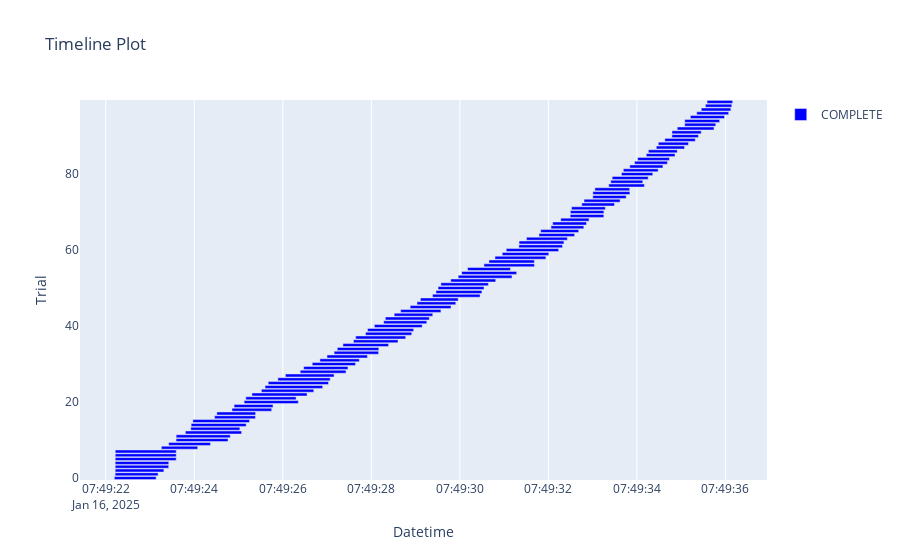

Here is the notebook cell this chart was saved with:
### Code cell
optuna.visualization.plot_timeline(study)

### Figure 1 — Plotly figure (JSON) as saved in the notebook; plotly's stock layout.template omitted (floating-point values rounded to 4 significant figures)
{"data": [{"base": ["2025-01-16T07:49:22.193413", "2025-01-16T07:49:22.211584", "2025-01-16T07:49:22.213005", "2025-01-16T07:49:22.213005", "2025-01-16T07:49:22.213005", "2025-01-16T07:49:22.213005", "2025-01-16T07:49:22.214038", "2025-01-16T07:49:22.214038", "2025-01-16T07:49:23.256994", "2025-01-16T07:49:23.420984", "2025-01-16T07:49:23.588586", "2025-01-16T07:49:23.589758", "2025-01-16T07:49:23.797984", "2025-01-16T07:49:23.920221", "2025-01-16T07:49:23.928752", "2025-01-16T07:49:23.967810", "2025-01-16T07:49:24.458140", "2025-01-16T07:49:24.509245", "2025-01-16T07:49:24.851241", "2025-01-16T07:49:24.899121", "2025-01-16T07:49:25.125795", "2025-01-16T07:49:25.163457", "2025-01-16T07:49:25.302362", "2025-01-16T07:49:25.515643", "2025-01-16T07:49:25.598800", "2025-01-16T07:49:25.670388", "2025-01-16T07:49:25.888299", "2025-01-16T07:49:26.058839", "2025-01-16T07:49:26.393360", "2025-01-16T07:49:26.471597", "2025-01-16T07:49:26.664779", "2025-01-16T07:49:26.838119", "2025-01-16T07:49:26.998313", "2025-01-16T07:49:27.159258", "2025-01-16T07:49:27.230343", "2025-01-16T07:49:27.358389", "2025-01-16T07:49:27.595935", "2025-01-16T07:49:27.646566", "2025-01-16T07:49:27.869427", "2025-01-16T07:49:27.916166", "2025-01-16T07:49:28.068782", "2025-01-16T07:49:28.278895", "2025-01-16T07:49:28.316030", "2025-01-16T07:49:28.516523", "2025-01-16T07:49:28.662756", "2025-01-16T07:49:28.878136", "2025-01-16T07:49:29.032166", "2025-01-16T07:49:29.108492", "2025-01-16T07:49:29.383207", "2025-01-16T07:49:29.460131", "2025-01-16T07:49:29.507525", "2025-01-16T07:49:29.571901", "2025-01-16T07:49:29.794741", "2025-01-16T07:49:29.961973", "2025-01-16T07:49:30.041880", "2025-01-16T07:49:30.175426", "2025-01-16T07:49:30.545471", "2025-01-16T07:49:30.657555", "2025-01-16T07:49:30.793525", "2025-01-16T07:49:30.957861", "2025-01-16T07:49:31.048938", "2025-01-16T07:49:31.333632", "2025-01-16T07:49:31.338202", "2025-01-16T07:49:31.505787", "2025-01-16T07:49:31.788224", "2025-01-16T07:49:31.828137", "2025-01-16T07:49:32.060194", "2025-01-16T07:49:32.097764", "2025-01-16T07:49:32.279806", "2025-01-16T07:49:32.492889", "2025-01-16T07:49:32.497591", "2025-01-16T07:49:32.524342", "2025-01-16T07:49:32.753680", "2025-01-16T07:49:32.805659", "2025-01-16T07:49:33.004078", "2025-01-16T07:49:33.005082", "2025-01-16T07:49:33.051057", "2025-01-16T07:49:33.364560", "2025-01-16T07:49:33.410114", "2025-01-16T07:49:33.442013", "2025-01-16T07:49:33.651718", "2025-01-16T07:49:33.694047", "2025-01-16T07:49:33.839038", "2025-01-16T07:49:33.947996", "2025-01-16T07:49:34.016964", "2025-01-16T07:49:34.212849", "2025-01-16T07:49:34.259888", "2025-01-16T07:49:34.438287", "2025-01-16T07:49:34.484992", "2025-01-16T07:49:34.631746", "2025-01-16T07:49:34.790835", "2025-01-16T07:49:34.792859", "2025-01-16T07:49:34.911905", "2025-01-16T07:49:35.080399", "2025-01-16T07:49:35.081910", "2025-01-16T07:49:35.209473", "2025-01-16T07:49:35.352885", "2025-01-16T07:49:35.455229", "2025-01-16T07:49:35.548606", "2025-01-16T07:49:35.586093"], "hovertemplate": "%{text}<extra>COMPLETE</extra>", "marker": {"color": "blue"}, "name": "COMPLETE", "orientation": "h", "text": ["{<br>  \"number\": 0,<br>  \"values\": [<br>    0.5392054688329198<br>  ],<br>  \"params\": {<br>    \"var_smoothing\": 1.3657858817514173e-05<br>  }<br>}", "{<br>  \"number\": 1,<br>  \"values\": [<br>    0.5392054688329198<br>  ],<br>  \"params\": {<br>    \"var_smoothing\": 3.268065245467546e-08<br>  }<br>}", "{<br>  \"number\": 2,<br>  \"values\": [<br>    0.5392054688329198<br>  ],<br>  \"params\": {<br>    \"var_smoothing\": 1.0076530962829495e-06<br>  }<br>}", "{<br>  \"number\": 3,<br>  \"values\": [<br>    0.5392054688329198<br>  ],<br>  \"params\": {<br>    \"var_smoothing\": 2.0126160672191796e-05<br>  }<br>}", "{<br>  \"number\": 4,<br>  \"values\": [<br>    0.5392054688329198<br>  ],<br>  \"params\": {<br>    \"var_smoothing\": 4.286161633429227e-08<br>  }<br>}", "{<br>  \"number\": 5,<br>  \"values\": [<br>    0.5392054688329198<br>  ],<br>  \"params\": {<br>    \"var_smoothing\": 2.3350564727062114e-07<br>  }<br>}", "{<br>  \"number\": 6,<br>  \"values\": [<br>    0.5392218853786892<br>  ],<br>  \"params\": {<br>    \"var_smoothing\": 8.224293198449063e-05<br>  }<br>}", "{<br>  \"number\": 7,<br>  \"values\": [<br>    0.5391324417266894<br>  ],<br>  \"params\": {<br>    \"var_smoothing\": 0.002480153388013414<br>  }<br>}", "{<br>  \"number\": 8,<br>  \"values\": [<br>    0.5392054688329198<br>  ],<br>  \"params\": {<br>    \"var_smoothing\": 4.358650921190199e-09<br>  }<br>}", "{<br>  \"number\": 9,<br>  \"values\": [<br>    0.5392054688329198<br>  ],<br>  \"params\": {<br>    \"var_smoothing\": 4.566265909401654e-09<br>  }<br>}", "{<br>  \"number\": 10,<br>  \"values\": [<br>    0.5392054688329198<br>  ],<br>  \"params\": {<br>    \"var_smoothing\": 1.1137035074635966e-10<br>  }<br>}", "{<br>  \"number\": 11,<br>  \"values\": [<br>    0.5392218853786892<br>  ],<br>  \"params\": {<br>    \"var_smoothing\": 0.00010385016433365602<br>  }<br>}", "{<br>  \"number\": 12,<br>  \"values\": [<br>    0.5392054688329198<br>  ],<br>  \"params\": {<br>    \"var_smoothing\": 6.013747771744173e-10<br>  }<br>}", "{<br>  \"number\": 13,<br>  \"values\": [<br>    0.5392054688329198<br>  ],<br>  \"params\": {<br>    \"var_smoothing\": 8.114353130120791e-10<br>  }<br>}", "{<br>  \"number\": 14,<br>  \"values\": [<br>    0.5392054688329198<br>  ],<br>  \"params\": {<br>    \"var_smoothing\": 8.457274064149412e-06<br>  }<br>}", "{<br>  \"number\": 15,<br>  \"values\": [<br>    0.5369090520583694<br>  ],<br>  \"params\": {<br>    \"var_smoothing\": 0.023842928198120512<br>  }<br>}", "{<br>  \"number\": 16,<br>  \"values\": [<br>    0.5392513102465191<br>  ],<br>  \"params\": {<br>    \"var_smoothing\": 0.0005797888838056541<br>  }<br>}", "{<br>  \"number\": 17,<br>  \"values\": [<br>    0.5392356904686876<br>  ],<br>  \"params\": {<br>    \"var_smoothing\": 0.0004206183094718179<br>  }<br>}", "{<br>  \"number\": 18,<br>  \"values\": [<br>    0.5392218853786892<br>  ],<br>  \"params\": {<br>    \"var_smoothing\": 0.00010597552882561196<br>  }<br>}", "{<br>  \"number\": 19,<br>  \"values\": [<br>    0.5356675990389818<br>  ],<br>  \"params\": {<br>    \"var_smoothing\": 0.061441792577754124<br>  }<br>}", "{<br>  \"number\": 20,<br>  \"values\": [<br>    0.5392262605786262<br>  ],<br>  \"params\": {<br>    \"var_smoothing\": 0.002970912124237929<br>  }<br>}", "{<br>  \"number\": 21,<br>  \"values\": [<br>    0.5392054688329198<br>  ],<br>  \"params\": {<br>    \"var_smoothing\": 1.149601655820836e-06<br>  }<br>}", "{<br>  \"number\": 22,<br>  \"values\": [<br>    0.5392218853786892<br>  ],<br>  \"params\": {<br>    \"var_smoothing\": 0.000144863705091324<br>  }<br>}", "{<br>  \"number\": 23,<br>  \"values\": [<br>    0.5392315604537448<br>  ],<br>  \"params\": {<br>    \"var_smoothing\": 0.001308778911979733<br>  }<br>}", "{<br>  \"number\": 24,<br>  \"values\": [<br>    0.5392669422014992<br>  ],<br>  \"params\": {<br>    \"var_smoothing\": 0.0005859854116393387<br>  }<br>}", "{<br>  \"number\": 25,<br>  \"values\": [<br>    0.538733056881141<br>  ],<br>  \"params\": {<br>    \"var_smoothing\": 0.007946089605750549<br>  }<br>}", "{<br>  \"number\": 26,<br>  \"values\": [<br>    0.5392356904686876<br>  ],<br>  \"params\": {<br>    \"var_smoothing\": 0.00045462506674793666<br>  }<br>}", "{<br>  \"number\": 27,<br>  \"values\": [<br>    0.5392669422014992<br>  ],<br>  \"params\": {<br>    \"var_smoothing\": 0.0005986200476410055<br>  }<br>}", "{<br>  \"number\": 28,<br>  \"values\": [<br>    0.5388597484066204<br>  ],<br>  \"params\": {<br>    \"var_smoothing\": 0.007803410906072945<br>  }<br>}", "{<br>  \"number\": 29,<br>  \"values\": [<br>    0.5392054688329198<br>  ],<br>  \"params\": {<br>    \"var_smoothing\": 1.956762530332326e-05<br>  }<br>}", "{<br>  \"number\": 30,<br>  \"values\": [<br>    0.535606182642226<br>  ],<br>  \"params\": {<br>    \"var_smoothing\": 0.08002524428128198<br>  }<br>}", "{<br>  \"number\": 31,<br>  \"values\": [<br>    0.5391324417266894<br>  ],<br>  \"params\": {<br>    \"var_smoothing\": 0.0024759753789205087<br>  }<br>}", "{<br>  \"number\": 32,<br>  \"values\": [<br>    0.5392054688329198<br>  ],<br>  \"params\": {<br>    \"var_smoothing\": 4.1383325578248924e-06<br>  }<br>}", "{<br>  \"number\": 33,<br>  \"values\": [<br>    0.5392356904686876<br>  ],<br>  \"params\": {<br>    \"var_smoothing\": 0.00045582717220826806<br>  }<br>}", "{<br>  \"number\": 34,<br>  \"values\": [<br>    0.5392054688329198<br>  ],<br>  \"params\": {<br>    \"var_smoothing\": 2.353436159011082e-05<br>  }<br>}", "{<br>  \"number\": 35,<br>  \"values\": [<br>    0.5392054688329198<br>  ],<br>  \"params\": {<br>    \"var_smoothing\": 1.1256281750074174e-06<br>  }<br>}", "{<br>  \"number\": 36,<br>  \"values\": [<br>    0.5392356904686876<br>  ],<br>  \"params\": {<br>    \"var_smoothing\": 0.0004990762304755513<br>  }<br>}", "{<br>  \"number\": 37,<br>  \"values\": [<br>    0.5392356904686876<br>  ],<br>  \"params\": {<br>    \"var_smoothing\": 0.00045115065139608826<br>  }<br>}", "{<br>  \"number\": 38,<br>  \"values\": [<br>    0.5379277991014823<br>  ],<br>  \"params\": {<br>    \"var_smoothing\": 0.012634860887902739<br>  }<br>}", "{<br>  \"number\": 39,<br>  \"values\": [<br>    0.5392218853786892<br>  ],<br>  \"params\": {<br>    \"var_smoothing\": 6.477044238947808e-05<br>  }<br>}", "{<br>  \"number\": 40,<br>  \"values\": [<br>    0.5392054688329198<br>  ],<br>  \"params\": {<br>    \"var_smoothing\": 2.2151066596757689e-07<br>  }<br>}", "{<br>  \"number\": 41,<br>  \"values\": [<br>    0.5392463564431875<br>  ],<br>  \"params\": {<br>    \"var_smoothing\": 0.0014527682002863861<br>  }<br>}", "{<br>  \"number\": 42,<br>  \"values\": [<br>    0.5393288410678021<br>  ],<br>  \"params\": {<br>    \"var_smoothing\": 0.0010155584196643679<br>  }<br>}", "{<br>  \"number\": 43,<br>  \"values\": [<br>    0.5392218853786892<br>  ],<br>  \"params\": {<br>    \"var_smoothing\": 5.3954770751193085e-05<br>  }<br>}", "{<br>  \"number\": 44,<br>  \"values\": [<br>    0.5392356904686876<br>  ],<br>  \"params\": {<br>    \"var_smoothing\": 0.0002728889929048332<br>  }<br>}", "{<br>  \"number\": 45,<br>  \"values\": [<br>    0.5368787816539655<br>  ],<br>  \"params\": {<br>    \"var_smoothing\": 0.02208015757591875<br>  }<br>}", "{<br>  \"number\": 46,<br>  \"values\": [<br>    0.5392054688329198<br>  ],<br>  \"params\": {<br>    \"var_smoothing\": 7.0460014170656e-06<br>  }<br>}", "{<br>  \"number\": 47,<br>  \"values\": [<br>    0.5392356904686876<br>  ],<br>  \"params\": {<br>    \"var_smoothing\": 0.0003013102706393464<br>  }<br>}", "{<br>  \"number\": 48,<br>  \"values\": [<br>    0.539209875766417<br>  ],<br>  \"params\": {<br>    \"var_smoothing\": 0.0026856947839049355<br>  }<br>}", "{<br>  \"number\": 49,<br>  \"values\": [<br>    0.5392315604537448<br>  ],<br>  \"params\": {<br>    \"var_smoothing\": 0.0012995127099579516<br>  }<br>}", "{<br>  \"number\": 50,<br>  \"values\": [<br>    0.5392315604537448<br>  ],<br>  \"params\": {<br>    \"var_smoothing\": 0.0013895119510295574<br>  }<br>}", "{<br>  \"number\": 51,<br>  \"values\": [<br>    0.5392218853786892<br>  ],<br>  \"params\": {<br>    \"var_smoothing\": 3.2660018425963225e-05<br>  }<br>}", "{<br>  \"number\": 52,<br>  \"values\": [<br>    0.5390796109490302<br>  ],<br>  \"params\": {<br>    \"var_smoothing\": 0.003939226178454653<br>  }<br>}", "{<br>  \"number\": 53,<br>  \"values\": [<br>    0.5365090149615289<br>  ],<br>  \"params\": {<br>    \"var_smoothing\": 0.03202163698750996<br>  }<br>}", "{<br>  \"number\": 54,<br>  \"values\": [<br>    0.5392218853786892<br>  ],<br>  \"params\": {<br>    \"var_smoothing\": 0.000169677155773808<br>  }<br>}", "{<br>  \"number\": 55,<br>  \"values\": [<br>    0.5393131846830331<br>  ],<br>  \"params\": {<br>    \"var_smoothing\": 0.0009020672837158192<br>  }<br>}", "{<br>  \"number\": 56,<br>  \"values\": [<br>    0.5390766976788248<br>  ],<br>  \"params\": {<br>    \"var_smoothing\": 0.004874120289635679<br>  }<br>}", "{<br>  \"number\": 57,<br>  \"values\": [<br>    0.5393131846830331<br>  ],<br>  \"params\": {<br>    \"var_smoothing\": 0.0009639536321966667<br>  }<br>}", "{<br>  \"number\": 58,<br>  \"values\": [<br>    0.5392218853786892<br>  ],<br>  \"params\": {<br>    \"var_smoothing\": 0.00019348676029344724<br>  }<br>}", "{<br>  \"number\": 59,<br>  \"values\": [<br>    0.5392218853786892<br>  ],<br>  \"params\": {<br>    \"var_smoothing\": 0.0001228174335827429<br>  }<br>}", "{<br>  \"number\": 60,<br>  \"values\": [<br>    0.5393131846830331<br>  ],<br>  \"params\": {<br>    \"var_smoothing\": 0.0009207578850998947<br>  }<br>}", "{<br>  \"number\": 61,<br>  \"values\": [<br>    0.5379113259200434<br>  ],<br>  \"params\": {<br>    \"var_smoothing\": 0.013884203895709876<br>  }<br>}", "{<br>  \"number\": 62,<br>  \"values\": [<br>    0.538157899584<br>  ],<br>  \"params\": {<br>    \"var_smoothing\": 0.011543336233687217<br>  }<br>}", "{<br>  \"number\": 63,<br>  \"values\": [<br>    0.5392218853786892<br>  ],<br>  \"params\": {<br>    \"var_smoothing\": 5.048326895190025e-05<br>  }<br>}", "{<br>  \"number\": 64,<br>  \"values\": [<br>    0.5393131846830331<br>  ],<br>  \"params\": {<br>    \"var_smoothing\": 0.0008804962801816202<br>  }<br>}", "{<br>  \"number\": 65,<br>  \"values\": [<br>    0.5393131846830331<br>  ],<br>  \"params\": {<br>    \"var_smoothing\": 0.0008542516009233795<br>  }<br>}", "{<br>  \"number\": 66,<br>  \"values\": [<br>    0.539107397757464<br>  ],<br>  \"params\": {<br>    \"var_smoothing\": 0.00499503144574322<br>  }<br>}", "{<br>  \"number\": 67,<br>  \"values\": [<br>    0.5392054688329198<br>  ],<br>  \"params\": {<br>    \"var_smoothing\": 1.1201385968229306e-05<br>  }<br>}", "{<br>  \"number\": 68,<br>  \"values\": [<br>    0.5392807566181681<br>  ],<br>  \"params\": {<br>    \"var_smoothing\": 0.0006825072524501825<br>  }<br>}", "{<br>  \"number\": 69,<br>  \"values\": [<br>    0.5391522624172077<br>  ],<br>  \"params\": {<br>    \"var_smoothing\": 0.001695550982393288<br>  }<br>}", "{<br>  \"number\": 70,<br>  \"values\": [<br>    0.5391176125329862<br>  ],<br>  \"params\": {<br>    \"var_smoothing\": 0.0022350454720149538<br>  }<br>}", "{<br>  \"number\": 71,<br>  \"values\": [<br>    0.5393131846830331<br>  ],<br>  \"params\": {<br>    \"var_smoothing\": 0.0009280957677881301<br>  }<br>}", "{<br>  \"number\": 72,<br>  \"values\": [<br>    0.5393131846830331<br>  ],<br>  \"params\": {<br>    \"var_smoothing\": 0.000854674294371497<br>  }<br>}", "{<br>  \"number\": 73,<br>  \"values\": [<br>    0.5359104007541454<br>  ],<br>  \"params\": {<br>    \"var_smoothing\": 0.045859029573099355<br>  }<br>}", "{<br>  \"number\": 74,<br>  \"values\": [<br>    0.5392356904686876<br>  ],<br>  \"params\": {<br>    \"var_smoothing\": 0.0002629819967901552<br>  }<br>}", "{<br>  \"number\": 75,<br>  \"values\": [<br>    0.5388946043387475<br>  ],<br>  \"params\": {<br>    \"var_smoothing\": 0.00677793627890487<br>  }<br>}", "{<br>  \"number\": 76,<br>  \"values\": [<br>    0.5388789954442835<br>  ],<br>  \"params\": {<br>    \"var_smoothing\": 0.006610978288895415<br>  }<br>}", "{<br>  \"number\": 77,<br>  \"values\": [<br>    0.5393131846830331<br>  ],<br>  \"params\": {<br>    \"var_smoothing\": 0.0009226047844196952<br>  }<br>}", "{<br>  \"number\": 78,<br>  \"values\": [<br>    0.5393131846830331<br>  ],<br>  \"params\": {<br>    \"var_smoothing\": 0.0009330679669910618<br>  }<br>}", "{<br>  \"number\": 79,<br>  \"values\": [<br>    0.5393131846830331<br>  ],<br>  \"params\": {<br>    \"var_smoothing\": 0.0008435058285197616<br>  }<br>}", "{<br>  \"number\": 80,<br>  \"values\": [<br>    0.5392054688329198<br>  ],<br>  \"params\": {<br>    \"var_smoothing\": 8.250144807722382e-09<br>  }<br>}", "{<br>  \"number\": 81,<br>  \"values\": [<br>    0.5392218853786892<br>  ],<br>  \"params\": {<br>    \"var_smoothing\": 0.00013146541395072582<br>  }<br>}", "{<br>  \"number\": 82,<br>  \"values\": [<br>    0.5392356904686876<br>  ],<br>  \"params\": {<br>    \"var_smoothing\": 0.0003224590449055046<br>  }<br>}", "{<br>  \"number\": 83,<br>  \"values\": [<br>    0.5391313430172533<br>  ],<br>  \"params\": {<br>    \"var_smoothing\": 0.0033143445942662776<br>  }<br>}", "{<br>  \"number\": 84,<br>  \"values\": [<br>    0.5392435408921121<br>  ],<br>  \"params\": {<br>    \"var_smoothing\": 0.002184289120351611<br>  }<br>}", "{<br>  \"number\": 85,<br>  \"values\": [<br>    0.5392218853786892<br>  ],<br>  \"params\": {<br>    \"var_smoothing\": 9.084741947169572e-05<br>  }<br>}", "{<br>  \"number\": 86,<br>  \"values\": [<br>    0.5392218853786892<br>  ],<br>  \"params\": {<br>    \"var_smoothing\": 0.00022798199665823965<br>  }<br>}", "{<br>  \"number\": 87,<br>  \"values\": [<br>    0.5392807566181681<br>  ],<br>  \"params\": {<br>    \"var_smoothing\": 0.000637523301621529<br>  }<br>}", "{<br>  \"number\": 88,<br>  \"values\": [<br>    0.5393288410678021<br>  ],<br>  \"params\": {<br>    \"var_smoothing\": 0.0009779304536229065<br>  }<br>}", "{<br>  \"number\": 89,<br>  \"values\": [<br>    0.5392315604537448<br>  ],<br>  \"params\": {<br>    \"var_smoothing\": 0.0012996687054955063<br>  }<br>}", "{<br>  \"number\": 90,<br>  \"values\": [<br>    0.5392356904686876<br>  ],<br>  \"params\": {<br>    \"var_smoothing\": 0.00040466903963109335<br>  }<br>}", "{<br>  \"number\": 91,<br>  \"values\": [<br>    0.5392054688329198<br>  ],<br>  \"params\": {<br>    \"var_smoothing\": 4.6907652164581587e-07<br>  }<br>}", "{<br>  \"number\": 92,<br>  \"values\": [<br>    0.5390353811510818<br>  ],<br>  \"params\": {<br>    \"var_smoothing\": 0.0036644598014246785<br>  }<br>}", "{<br>  \"number\": 93,<br>  \"values\": [<br>    0.5390944115917137<br>  ],<br>  \"params\": {<br>    \"var_smoothing\": 0.004062953718006848<br>  }<br>}", "{<br>  \"number\": 94,<br>  \"values\": [<br>    0.5391313430172533<br>  ],<br>  \"params\": {<br>    \"var_smoothing\": 0.0033226415451095325<br>  }<br>}", "{<br>  \"number\": 95,<br>  \"values\": [<br>    0.5393131846830331<br>  ],<br>  \"params\": {<br>    \"var_smoothing\": 0.0008698844251992348<br>  }<br>}", "{<br>  \"number\": 96,<br>  \"values\": [<br>    0.5393288410678021<br>  ],<br>  \"params\": {<br>    \"var_smoothing\": 0.0010508364185513243<br>  }<br>}", "{<br>  \"number\": 97,<br>  \"values\": [<br>    0.5391690737433948<br>  ],<br>  \"params\": {<br>    \"var_smoothing\": 0.0019078765685260023<br>  }<br>}", "{<br>  \"number\": 98,<br>  \"values\": [<br>    0.5392975405257624<br>  ],<br>  \"params\": {<br>    \"var_smoothing\": 0.0007970710146062058<br>  }<br>}", "{<br>  \"number\": 99,<br>  \"values\": [<br>    0.5392669422014992<br>  ],<br>  \"params\": {<br>    \"var_smoothing\": 0.0006250507167086945<br>  }<br>}"], "textposition": "none", "type": "bar", "x": [943.8, 970.4, 1100.0, 1208.0, 1210.0, 1378.0, 1378.0, 1378.0, 820.6, 944.1, 1173, 1223.0, 1271.0, 1109.0, 1242.0, 1279.0, 923.6, 876.1, 896.9, 879.4, 1223.0, 1137.0, 1245.0, 1184.0, 1301.0, 1361.0, 1182.0, 1099.0, 1035.0, 1000.0, 978.3, 890.7, 912.5, 1005.0, 939.1, 1031.0, 1007.0, 1130.0, 1043.0, 1040.0, 1080.0, 974.1, 993.2, 871.3, 909.7, 921.6, 875.8, 854.0, 1074.0, 1038.0, 1039.0, 1073.0, 1015.0, 1216.0, 1242.0, 967.6, 1139.0, 1026.0, 1149.0, 1051.0, 1183.0, 986.5, 1014.0, 922.4, 804.6, 857.0, 741.5, 763.9, 639.2, 759.9, 757.2, 763.5, 740.4, 815.0, 753.8, 836.7, 785.0, 805.2, 722.8, 813.2, 706.9, 786.3, 749.6, 741.1, 718.1, 648.8, 652.0, 639.1, 680.7, 688.1, 600.0, 660.2, 831.0, 702.2, 788.0, 771.3, 721.0, 667.9, 595.7, 577.9], "y": [0, 1, 2, 3, 4, 5, 6, 7, 8, 9, 10, 11, 12, 13, 14, 15, 16, 17, 18, 19, 20, 21, 22, 23, 24, 25, 26, 27, 28, 29, 30, 31, 32, 33, 34, 35, 36, 37, 38, 39, 40, 41, 42, 43, 44, 45, 46, 47, 48, 49, 50, 51, 52, 53, 54, 55, 56, 57, 58, 59, 60, 61, 62, 63, 64, 65, 66, 67, 68, 69, 70, 71, 72, 73, 74, 75, 76, 77, 78, 79, 80, 81, 82, 83, 84, 85, 86, 87, 88, 89, 90, 91, 92, 93, 94, 95, 96, 97, 98, 99]}], "layout": {"showlegend": true, "title": {"text": "Timeline Plot"}, "xaxis": {"title": {"text": "Datetime"}, "type": "date"}, "yaxis": {"title": {"text": "Trial"}}}}
